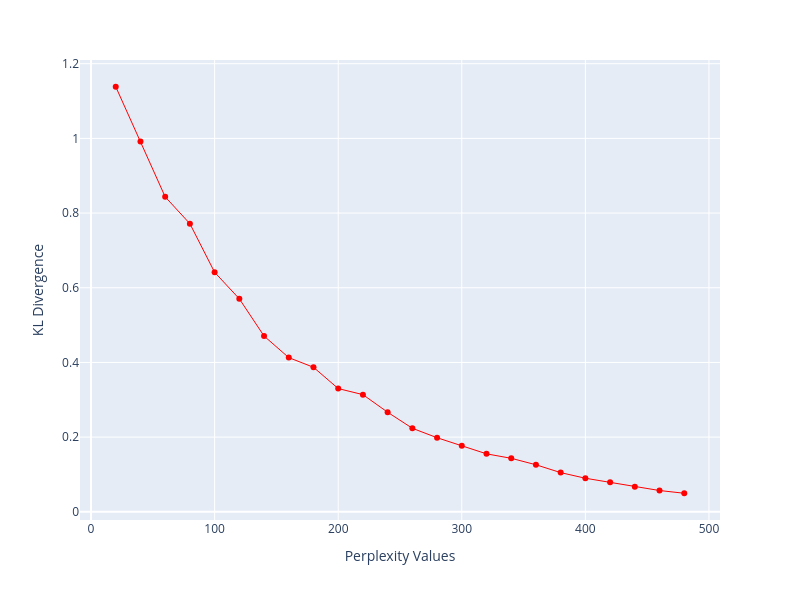

The cell this chart's notebook holds for it:
### Code cell
# Divergence analysis on StressID
import plotly.express as px

perplexity = np.arange(20, 500, 20)
divergence = []
si_Ncomp = 2

for i in perplexity:
    model = TSNE(n_components=si_Ncomp, init="pca", perplexity=i, learning_rate=750.0)
    reduced = model.fit_transform(ecg_rel_features)
    divergence.append(model.kl_divergence_)

fig = px.line(x=perplexity, y=divergence, markers=True, width=800, height=600)
fig.update_layout(xaxis_title="Perplexity Values", yaxis_title="KL Divergence")
fig.update_traces(line_color="red", line_width=1)
fig.show()

### Figure 1 — Plotly figure (JSON) as saved in the notebook; plotly's stock layout.template omitted (floating-point values rounded to 4 significant figures)
{"data": [{"hovertemplate": "x=%{x}<br>y=%{y}<extra></extra>", "legendgroup": "", "line": {"color": "red", "dash": "solid", "width": 1}, "marker": {"symbol": "circle"}, "mode": "lines+markers", "name": "", "orientation": "v", "showlegend": false, "type": "scatter", "x": [20, 40, 60, 80, 100, 120, 140, 160, 180, 200, 220, 240, 260, 280, 300, 320, 340, 360, 380, 400, 420, 440, 460, 480], "xaxis": "x", "y": [1.138, 0.9918, 0.8434, 0.7715, 0.6415, 0.5703, 0.4707, 0.413, 0.3871, 0.3301, 0.3138, 0.2667, 0.2237, 0.1985, 0.177, 0.1553, 0.1434, 0.1261, 0.105, 0.08995, 0.07895, 0.06733, 0.05708, 0.04976], "yaxis": "y"}], "layout": {"height": 600, "legend": {"tracegroupgap": 0}, "margin": {"t": 60}, "width": 800, "xaxis": {"anchor": "y", "domain": [0, 1], "title": {"text": "Perplexity Values"}}, "yaxis": {"anchor": "x", "domain": [0, 1], "title": {"text": "KL Divergence"}}}}
